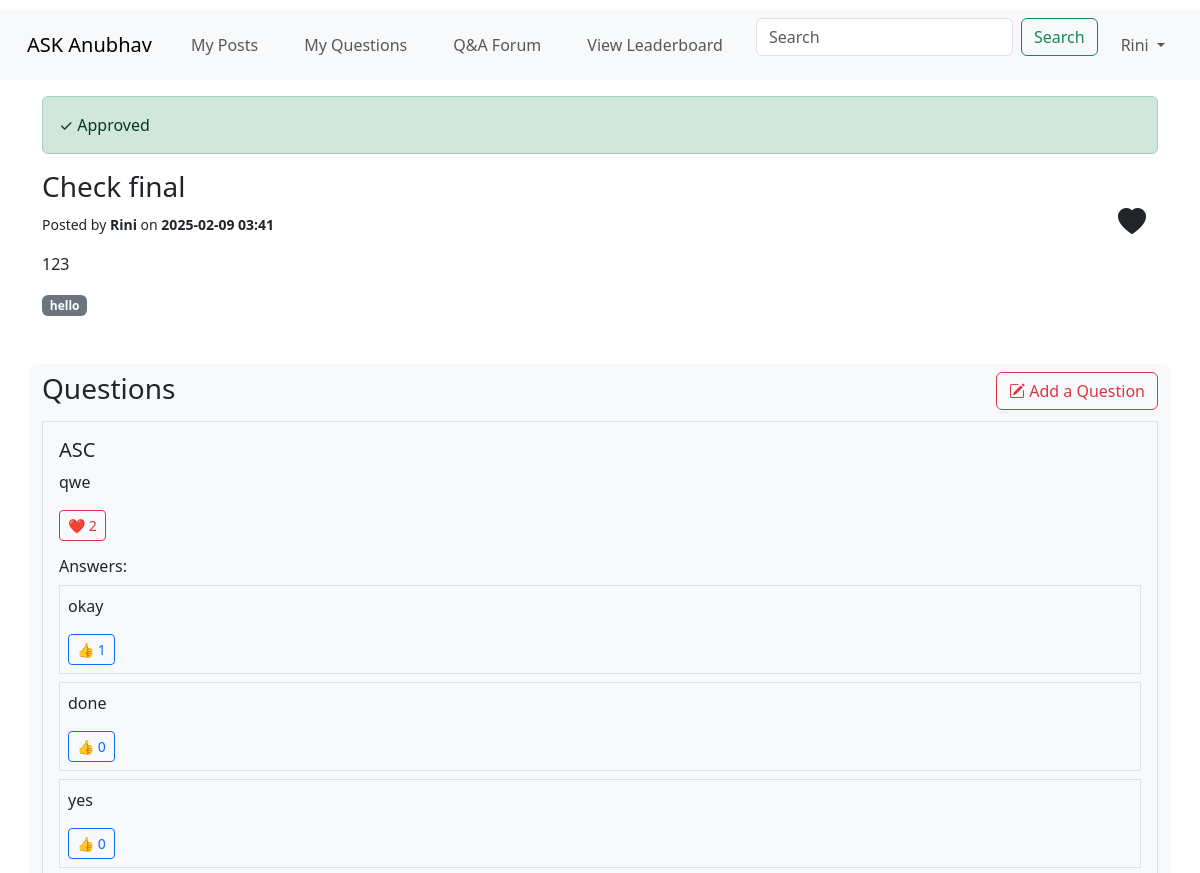
/post/11 (signed in, upper part), run on an earlier commit of the app's database.
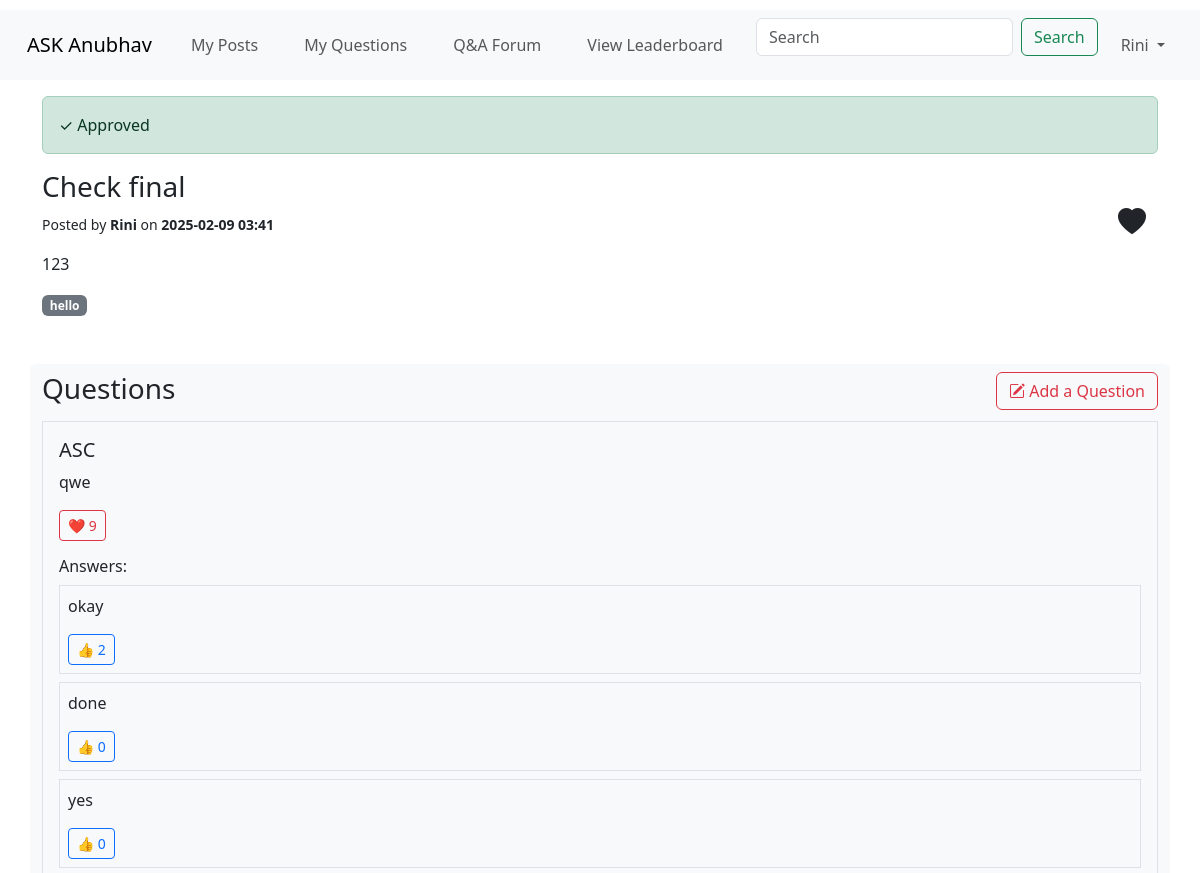
And on a later commit of the database.
### merged.py (models this page shows, shortened)
class Question(db.Model):
    __tablename__ = 'question'
    id = db.Column(db.Integer, primary_key=True)
    title = db.Column(db.String(200))
    body = db.Column(db.Text, nullable=False)
    student_id = db.Column(db.Integer, nullable=False)
    like_count = db.Column(db.Integer, default=0)
    post_id = db.Column(db.Integer, db.ForeignKey('post.id'), nullable=False)
    post = db.relationship('Post', backref=db.backref('questions', lazy=True))
    approval = db.relationship('QuestionApproval', uselist=False, back_populates='question')
    answers = db.relationship('Answer', backref='question', lazy=True)

class Answer(db.Model):
    __tablename__ = 'answer'
    id = db.Column(db.Integer, primary_key=True)
    body = db.Column(db.Text, nullable=False)
    student_id = db.Column(db.Integer, db.ForeignKey('user.student_id'), nullable=False)
    student = db.relationship('User', backref=db.backref('answers', lazy=True))
    like_count = db.Column(db.Integer, default=0)
    question_id = db.Column(db.Integer, db.ForeignKey('question.id'), nullable=False)
    approval = db.relationship('AnswerApproval', uselist=False, back_populates='answer')

### merged.py (the view)
@app.route('/post/<int:post_id>')
def post_details(post_id):
    try:
        if 'student_id' not in session:
            flash("Please log in to view the post", "warning")
            return redirect(url_for('login'))
        post = Post.query.get_or_404(post_id)
        author = User.query.get(post.student_id)
        posted_by = author.username if author else None
        username = session.get('username')
        student_id = session.get('student_id')
        user_liked = LikePost.query.filter_by(student_id=student_id, post_id=post_id).first()
        print("Final post.keywords:", type(post.keywords), post.keywords)
        keyword_list = post.keywords.split(",") if post.keywords else []  # Splitting by commas
        keywords = [keyword.strip() for keyword in keyword_list if keyword.strip()]  # Removing spaces & empty entries
        questions = Question.query.filter_by(post_id=post_id).all()  # Fetch only matching post_id
        return render_template('ASK_Anubhav/Student/post_details.html', post=post, username=username, user_liked=user_liked, posted_by=posted_by, questions=questions, keywords=keyword_list, student_id=student_id)  # **Pass questions to template**
    except Exception as e:
        flash(f"An error occurred: {str(e)}", "danger")
        print(f"An error occurred: {str(e)}")
        return redirect(url_for('index'))

### merged.py (called while the page is built)
@app.context_processor
def inject_session():
    try:
        return dict(session=session)  # Inject session into all templates
    except Exception as e:
        print("Session not created due to: {str(e)}")
        return dict(session={})

### templates/ASK_Anubhav/Student/post_details.html (shortened to what the changed rows need)
<!DOCTYPE html>
<html lang="en">
<head>
  <link rel="stylesheet" href="/static/style.css" />
  <link href="https://cdn.jsdelivr.net/npm/bootstrap@5.3.3/dist/css/bootstrap.min.css" rel="stylesheet"
 />
  <link href="https://cdn.jsdelivr.net/npm/bootstrap-icons/font/bootstrap-icons.css" rel="stylesheet">
</head>
<body>
  <div class="container bg-light rounded">
    <div class="question-section" id="questionSection"  data-post-id="{{ post.id }}">
      {% for question in post.questions %}
      <div class="question-box border p-3 mb-3">
        <h5>{{ question.title }}</h5>
        <p>{{ question.body }}</p>
        <button class="btn btn-sm btn-outline-danger likeQuestionBtn" data-question-id="{{ question.id }}">
          ❤️ <span id="like-count-question-{{ question.id }}">{{ question.like_count or 0 }}</span>
        </button>
        <h6 class="mt-3">Answers:</h6>
        <div class="answers" id="answers-container-{{ question.id }}">
          {% for answer in question.answers %}
          <div class="answer-box border p-2 mt-2">
            <p>{{ answer.body }}</p>
            <button class="btn btn-sm btn-outline-primary likeAnswerBtn" data-answer-id="{{ answer.id }}">
              👍 <span id="like-count-answer-{{ answer.id }}">{{ answer.like_count or 0 }}</span>
            </button>
          </div>
          {% endfor %}
        </div>
      </div>
      {% endfor %}
    </div>
</body>
</html>

What changed in the data, as far as the page shows it:
changed Question "ASC": like_count "2" → "9"
changed Answer "okay": like_count "1" → "2"
